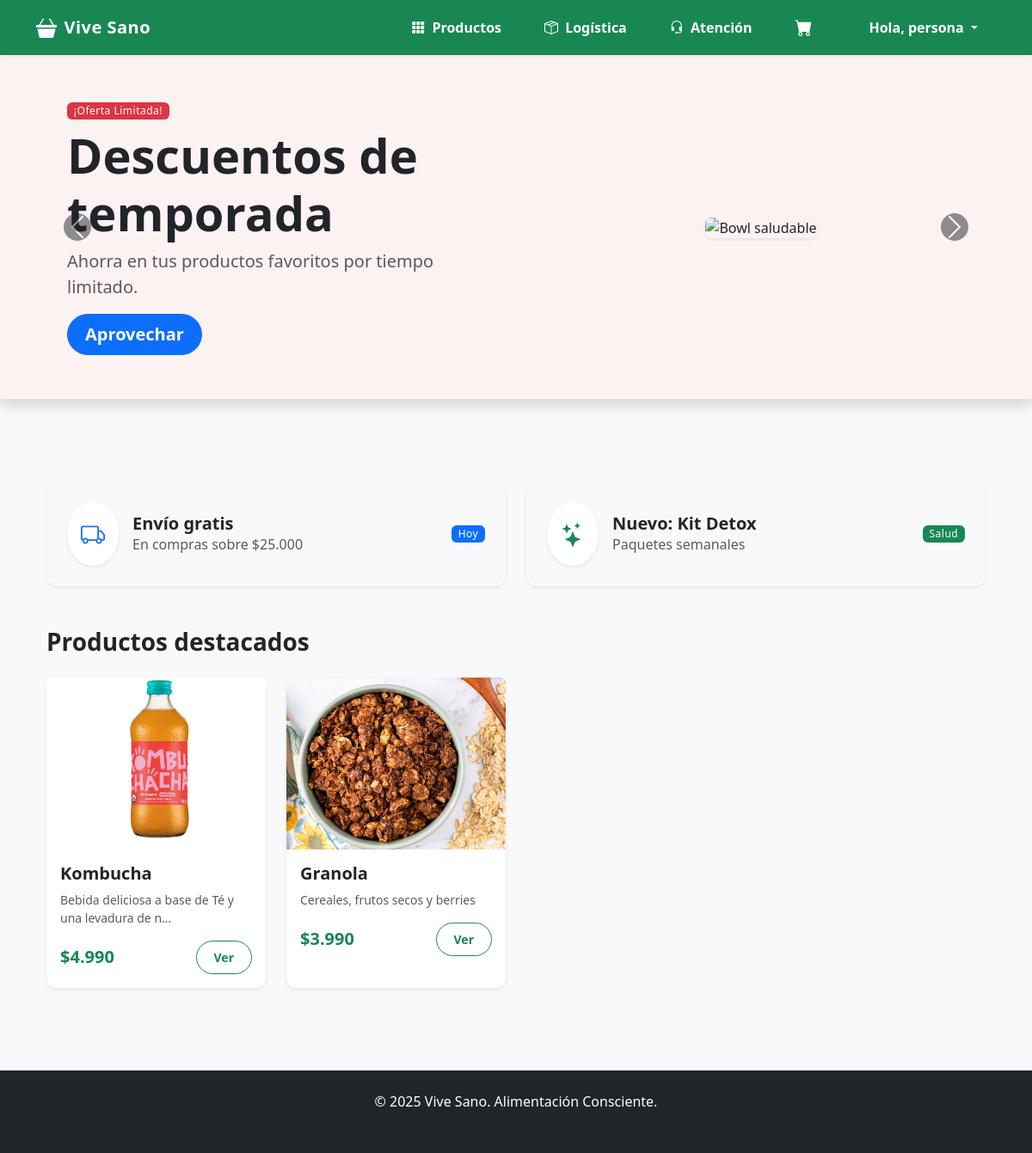
The app's page / (signed in) with its own data.
### gestion/models.py (models this page shows, shortened)
class Producto(models.Model):
    nombre = models.CharField(max_length=100)
    descripcion = models.TextField(blank=True, null=True)
    precio = models.DecimalField(max_digits=10, decimal_places=2) # Usamos Decimal para dinero
    stock = models.IntegerField(default=0)
    categoria = models.CharField(max_length=50, blank=True)
    imagen = models.ImageField(upload_to='productos/', null=True, blank=True)

### core/views.py (the view)
# urls.py: path('', views.home, name='home'),
def home(request):
    productos_destacados = Producto.objects.all()[:4]
    return render(request, 'core/home.html', {'productos': productos_destacados})

### core/context_processors.py (called while the page is built)
def contadores_globales(request):
    data = {
        'cant_logistica': 0,
        'cant_atencion': 0
    }
    if request.user.is_authenticated and request.user.is_staff:
        if request.user.groups.filter(name='Logistica').exists() or request.user.is_superuser:
            data['cant_logistica'] = Pedido.objects.filter(
                estado__in=['Pendiente', 'En Preparacion', 'Pagado (WebPay)']
            ).count()
        if request.user.groups.filter(name='Atencion al cliente').exists() or request.user.is_superuser:
            try:
                grupo_atencion = Group.objects.get(name='Atencion al cliente')
                data['cant_atencion'] = Notificacion.objects.filter(
                    destinatario_grupo=grupo_atencion
                ).exclude(estado__in=['LISTO', 'CANCELADO']).count()
            except Group.DoesNotExist:
                pass
    return data

### core/templatetags/auth_extras.py (called while the page is built)
@register.filter(name='has_group')
def has_group(user, group_name):
    try:
        group = Group.objects.get(name=group_name)
    except Group.DoesNotExist:
        return False
    return group in user.groups.all()

### core/templatetags/filtros_extra.py (called while the page is built)
@register.filter
def clp(value):
    try:
        value = int(value) # Quitamos decimales (.00)
        return "${:,.0f}".format(value).replace(",", ".")
    except (ValueError, TypeError):
        return value

### core/templates/core/home.html (shortened to what this page needs)
{% extends 'base.html' %}
{% load filtros_extra %} {% block title %}Inicio - Vive Sano{% endblock %}
{% block carousel %}
<div id="heroCarousel" class="carousel slide shadow mb-5" data-bs-ride="carousel">
  <div class="carousel-inner">
    <div class="carousel-item active" style="height: 400px; background-color: #fdf2f2;">
      <div class="d-flex align-items-center justify-content-center h-100">
        <div class="container">
            <div class="row align-items-center">
                <div class="col-md-6 p-5">
                    <span class="badge bg-danger mb-2">¡Oferta Limitada!</span>
                    <h1 class="display-4 fw-bold text-dark">Descuentos de temporada</h1>
                    <p class="lead text-muted">Ahorra en tus productos favoritos por tiempo limitado.</p>
                    <a href="{% url 'core:catalogo' %}" class="btn btn-primary btn-lg">Aprovechar</a>
                </div>
                <div class="col-md-6 text-center">
                    <img src="https://images.unsplash.com/photo-1512621776951-a57141f2eefd?ixlib=rb-4.0.3&auto=format&fit=crop&w=600&q=80"
                         class="img-fluid rounded-3 shadow-sm" alt="Bowl saludable" style="max-height: 350px;">
                </div>
            </div>
        </div>
      </div>
    </div>
  </div>
  <button class="carousel-control-prev" type="button" data-bs-target="#heroCarousel" data-bs-slide="prev">
    <span class="carousel-control-prev-icon bg-dark rounded-circle" aria-hidden="true"></span>
  </button>
  <button class="carousel-control-next" type="button" data-bs-target="#heroCarousel" data-bs-slide="next">
    <span class="carousel-control-next-icon bg-dark rounded-circle" aria-hidden="true"></span>
  </button>
</div>
{% endblock %}
{% block content %}
<section class="container pb-5">
  <div class="row g-4 mb-5">
      <div class="col-md-6">
          <div class="card border-0 shadow-sm bg-light">
              <div class="card-body d-flex align-items-center p-4">
                  <div class="bg-white p-3 rounded-circle me-3 shadow-sm"><i class="bi bi-truck fs-3 text-primary"></i></div>
                  <div><h5 class="fw-bold mb-0">Envío gratis</h5><p class="mb-0 text-muted">En compras sobre $25.000</p></div>
                  <span class="badge bg-primary ms-auto">Hoy</span>
              </div>
          </div>
      </div>
      <div class="col-md-6">
          <div class="card border-0 shadow-sm bg-light">
              <div class="card-body d-flex align-items-center p-4">
                  <div class="bg-white p-3 rounded-circle me-3 shadow-sm"><i class="bi bi-stars fs-3 text-success"></i></div>
                  <div><h5 class="fw-bold mb-0">Nuevo: Kit Detox</h5><p class="mb-0 text-muted">Paquetes semanales</p></div>
                  <span class="badge bg-success ms-auto">Salud</span>
              </div>
          </div>
      </div>
  </div>
  <h3 class="mb-4 fw-bold">Productos destacados</h3>
  <div class="row row-cols-1 row-cols-md-2 row-cols-lg-4 g-4">
    {% for prod in productos %}
    <div class="col">
      <div class="card h-100 border-0 shadow-sm">
        {% if prod.imagen %}
            <img src="{{ prod.imagen.url }}" class="card-img-top" alt="{{ prod.nombre }}" style="height: 200px; object-fit: cover;">
        {% else %}
            <div class="bg-secondary bg-opacity-10 d-flex align-items-center justify-content-center" style="height: 200px;">
                <i class="bi bi-basket display-1 text-secondary opacity-25"></i>
            </div>
        {% endif %}
        <div class="card-body">
          <h5 class="card-title fw-bold">{{ prod.nombre }}</h5>
          <p class="card-text text-muted small">{{ prod.descripcion|truncatechars:50|default:"Sin descripción" }}</p>
          <div class="d-flex justify-content-between align-items-center mt-3">
              <span class="fs-5 fw-bold text-success">{{ prod.precio|clp }}</span>
              <a href="{% url 'core:detalle' prod.id %}" class="btn btn-sm btn-outline-success rounded-pill">Ver</a>
          </div>
        </div>
      </div>
    </div>
    {% empty %}
    <div class="col-12 text-center py-5">
        <p class="text-muted">No hay productos destacados aún.</p>
    </div>
    {% endfor %}
  </div>
</section>
{% endblock %}

### templates/base.html (shortened to what this page needs)
{% load static %}
{% load auth_extras %} <!DOCTYPE html>
<html lang="es">
<head>
    <link href="https://cdn.jsdelivr.net/npm/bootstrap@5.3.2/dist/css/bootstrap.min.css" rel="stylesheet">
    <link rel="stylesheet" href="https://cdn.jsdelivr.net/npm/bootstrap-icons@1.11.3/font/bootstrap-icons.css">
    <link rel="stylesheet" href="https://cdn.jsdelivr.net/gh/lipis/flag-icons@6.6.6/css/flag-icons.min.css"/>
    <link rel="stylesheet" href="{% static 'css/styles.css' %}">
</head>
<body class="d-flex flex-column min-vh-100">
    <nav class="navbar navbar-expand-lg navbar-dark bg-success sticky-top shadow-sm">
      <div class="container">
        <a class="navbar-brand d-flex align-items-center" href="{% url 'core:home' %}">
            <i class="bi bi-basket3-fill me-2 fs-4"></i>
            <span>Vive Sano</span>
        </a>
        <div class="collapse navbar-collapse" id="navbarNav">
          <ul class="navbar-nav ms-auto align-items-center gap-2">
            <li class="nav-item">
                <a class="nav-link" href="{% url 'core:catalogo' %}">
                    <i class="bi bi-grid-3x3-gap-fill me-1"></i> Productos
                </a>
            </li>
            {% if user.is_staff %}
                {% if request.user|has_group:"Logistica" or user.is_superuser %}
                    <li class="nav-item position-relative">
                        <a class="nav-link" href="{% url 'dashboard_logistica' %}">
                            <i class="bi bi-box-seam me-1"></i> Logística
                        </a>
                    </li>
                {% endif %}
                {% if request.user|has_group:"Atencion al cliente" or user.is_superuser %}
                    <li class="nav-item position-relative">
                        <a class="nav-link" href="{% url 'dashboard_atencion' %}">
                            <i class="bi bi-headset me-1"></i> Atención
                        </a>
                    </li>
                {% endif %}
            {% endif %}
            <li class="nav-item position-relative me-2">
                <a href="{% url 'core:ver_carrito' %}" class="nav-link">
                    <i class="bi bi-cart-fill fs-5"></i>
                </a>
            </li>
            {% if user.is_authenticated %}
                <li class="nav-item dropdown ms-2">
                    <a class="nav-link dropdown-toggle" href="#" role="button" data-bs-toggle="dropdown">
                        Hola, {{ user.first_name|default:user.username }}
                    </a>
                </li>
            {% endif %}
          </ul>
        </div>
      </div>
    </nav>
    {% block carousel %}{% endblock %}
    <main class="container my-5 flex-grow-1">
        {% block content %}{% endblock %}
    </main>
    <footer class="bg-dark text-white text-center py-4 mt-auto">
        <div class="container">
            <p class="mb-0">&copy; 2025 Vive Sano. Alimentación Consciente.</p>
            <small class="text-muted">Desarrollado para Evaluación de Software</small>
        </div>
    </footer>
</body>
</html>

### static/css/styles.css (style rules this page uses)
body { background-color: #f8f9fa; font-family: 'Segoe UI', Tahoma, Geneva, Verdana, sans-serif; }
.navbar-brand { font-weight: 700; letter-spacing: 0.5px; }
.navbar-nav .nav-link { color: white !important; font-weight: 600; padding: 8px 20px !important; border-radius: 50px; transition: all 0.3s ease; border: 1px solid transparent; }
.card { border: none; border-radius: 12px; transition: transform 0.2s ease, box-shadow 0.2s ease; }
.btn { border-radius: 50px; padding: 8px 20px; font-weight: 600; }
.badge { font-weight: 500; letter-spacing: 0.5px; }
#heroCarousel .carousel-item { min-height: 400px; }

### records on screen
Producto: imagen (picture), nombre "Kombucha", descripcion "Bebida deliciosa a base de Té y una levadura de n…", precio|clp "$4.990"
Producto: imagen (picture), nombre "Granola", descripcion "Cereales, frutos secos y berries", precio|clp "$3.990"

### other values on screen
{{ user.first_name|default:user.username }} "persona"
